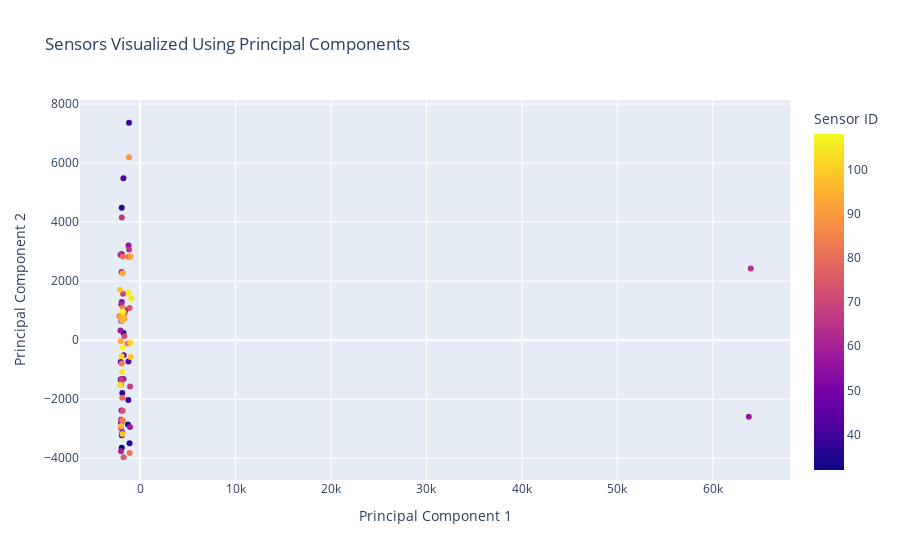

Source (notebook cell):
### Code cell
# Plot the PCA interactive plot
plot_pca_interactive(reduced_data_corr, sensor_id_col='Sensor ID', n_components=2)

### Figure 1 — Plotly figure (JSON) as saved in the notebook; plotly's stock layout.template omitted (floating-point values rounded to 4 significant figures)
{"data": [{"customdata": [[32], [33], [34], [35], [36], [37], [38], [39], [40], [41], [42], [43], [44], [45], [46], [47], [48], [49], [50], [51], [52], [53], [54], [55], [56], [57], [58], [59], [60], [61], [62], [63], [64], [65], [66], [67], [68], [69], [70], [71], [72], [73], [74], [75], [76], [77], [78], [79], [80], [81], [82], [83], [84], [85], [86], [87], [88], [89], [90], [91], [92], [93], [94], [95], [96], [97], [98], [99], [100], [101], [102], [103], [104], [105], [106], [107], [108]], "hovertemplate": "Principal Component 1=%{x}<br>Principal Component 2=%{y}<br>Sensor ID=%{marker.color}<extra></extra>", "legendgroup": "", "marker": {"color": [32, 33, 34, 35, 36, 37, 38, 39, 40, 41, 42, 43, 44, 45, 46, 47, 48, 49, 50, 51, 52, 53, 54, 55, 56, 57, 58, 59, 60, 61, 62, 63, 64, 65, 66, 67, 68, 69, 70, 71, 72, 73, 74, 75, 76, 77, 78, 79, 80, 81, 82, 83, 84, 85, 86, 87, 88, 89, 90, 91, 92, 93, 94, 95, 96, 97, 98, 99, 100, 101, 102, 103, 104, 105, 106, 107, 108], "coloraxis": "coloraxis", "symbol": "circle"}, "mode": "markers", "name": "", "orientation": "v", "showlegend": false, "type": "scatter", "x": [-1927.0, -1937.0, -1743.0, -1274.0, -1107.0, -1926.0, -1868.0, -1165.0, -1238.0, -1749.0, -2038.0, -1526.0, -1227.0, -1922.0, -1914.0, -2028.0, -2001.0, -1725.0, -1974.0, -1943.0, -1951.0, -1870.0, -1923.0, -1215.0, -1739.0, 63770.0, -2058.0, -1058.0, -1937.0, -2005.0, -1981.0, -2062.0, 63970.0, -1916.0, -1162.0, -1058.0, -2012.0, -1963.0, -1793.0, -1658.0, -2010.0, -1827.0, -1105.0, -1730.0, -2007.0, -1852.0, -1614.0, -1875.0, -1176.0, -1786.0, -1092.0, -1928.0, -1344.0, -1799.0, -1803.0, -1962.0, -2187.0, -1156.0, -1676.0, -2020.0, -984.5, -1810.0, -2042.0, -1896.0, -1742.0, -2003.0, -1844.0, -996.4, -2114.0, -1004.0, -1940.0, -2096.0, -925.9, -1906.0, -1213.0, -1814.0, -1865.0], "xaxis": "x", "y": [-3650.0, 2910.0, 239.6, -2858.0, -3494.0, 4483.0, -1787.0, 7366.0, -2025.0, 5486.0, -1333.0, 1009.0, -724.3, -3218.0, 784.7, -738.3, -2814.0, -508.7, 647.9, -2382.0, -1329.0, -3127.0, 1291.0, 3207.0, -1319.0, -2598.0, 324.3, -2944.0, 2307.0, -3763.0, 1213.0, 2894.0, 2431.0, 4153.0, 3067.0, -1574.0, -2968.0, -1339.0, 1569.0, 132.8, -2691.0, -2390.0, 1092.0, -3967.0, -1494.0, 799.9, 930.4, -1950.0, 2827.0, 2836.0, -3820.0, -794.6, -117.0, -2720.0, 1087.0, 748.4, 809.0, 6194.0, 720.8, 830.0, 2831.0, 2266.0, -41.17, 646.1, 784.6, -2911.0, -3180.0, -571.8, 1706.0, -75.41, -546.3, -1522.0, 1424.0, -1070.0, 1608.0, 961.8, -258.9], "yaxis": "y"}], "layout": {"coloraxis": {"colorbar": {"title": {"text": "Sensor ID"}}, "colorscale": [[0, "#0d0887"], [0.1111, "#46039f"], [0.2222, "#7201a8"], [0.3333, "#9c179e"], [0.4444, "#bd3786"], [0.5556, "#d8576b"], [0.6667, "#ed7953"], [0.7778, "#fb9f3a"], [0.8889, "#fdca26"], [1, "#f0f921"]]}, "legend": {"tracegroupgap": 0}, "title": {"text": "Sensors Visualized Using Principal Components"}, "xaxis": {"anchor": "y", "domain": [0, 1], "title": {"text": "Principal Component 1"}}, "yaxis": {"anchor": "x", "domain": [0, 1], "title": {"text": "Principal Component 2"}}}}
